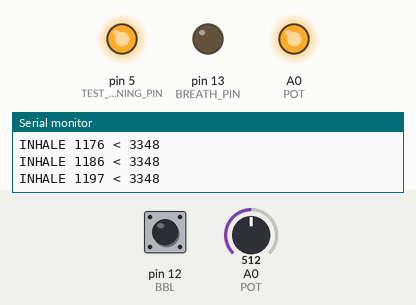
Simulated run of this sketch. Board: Arduino Uno, built with avr-gcc and run on an emulated ATmega328P. Shown: output pins drawn as LEDs (lit = HIGH), the last lines printed to the serial monitor. The test bench sets the inputs (shaded band); at power-on: A0 (POT) = 512, pin 12 (BBL) HIGH.

Above: at 2.2 s.
2.3 s: A0 (POT) set to 900
At 3.4 s:
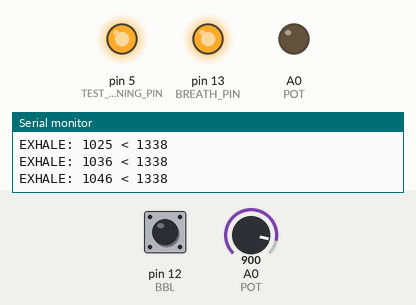
5.3 s: A0 (POT) set to 1023
At 11.9 s:
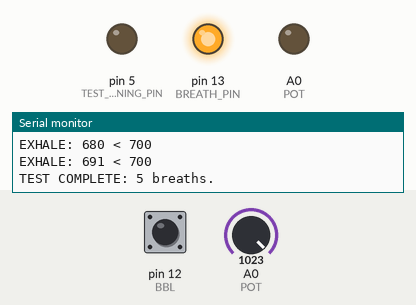
Timing chart, 0 to 13.4 s (numbered marks = the images above; inputs shaded):
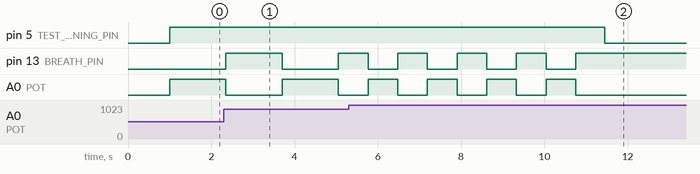

The sketch:

Ventilator_ambubag.ino
```cpp
// (licence header left out)
int debug = true;

//PINOUTS (NODEMCU ESP12-E Module)
#define POT   A0            //PIN A0 = ADCO   ANALOG INPUT - controls the BPM breaths per minute
#define TEST_RUNNING_PIN 5  //PIN D1 = GPIO5  goes to D1 pin. HIGH when test is running, LOW at the completion of TEST
#define RELAY 14            //PIN D5 = GPIO14 EXHALE RELAY
#define BBL     12          //PIN D6 = GPIO12 goes to D6 pin
//#define BBR    13           //PIN D7 = GPIO13 goes to D7 pin
#define BREATH_PIN 13       //PIN D7 = GPIO13 goes to D7 pin

//SENSORS
unsigned int pressureSensor = 0;
unsigned int flowSensor     = 0;
unsigned int beamBreakL     = 0;      //beam break left

//BREATH STATES
#define MAX_INHALE_MSEC 6000          //typically 6000
#define MIN_INHALE_MSEC 700           //typically 700
#define NONE 0                        //breath states
#define BEGIN 1                       //  "     "
#define INHALE_INIT 2                 //  "     "
#define INHALE 3                      //  "     "
#define PLATEAU_INIT 4                //  "     "
#define PLATEAU 5                     //  "     "
#define EXHALE_INIT 6                 //  "     "
#define EXHALE 7                      //  "     "
int breathState  = BEGIN;             //breath state (on first run)

//BREATH TIMERS, COUNTERS
unsigned long inhaleMillis  = 1001;   //milliseconds  1000 = 1 sec
unsigned long plateauMillis = 1;      //  "       "     "
unsigned long exhaleMillis  = 1003;   //  "       "     "
unsigned long inhaleTimer   = 0;      //breath timers
unsigned long plateauTimer  = 0;      //  "       "     "
unsigned long exhaleTimer   = 0;      //  "       "     "
unsigned long bpmTimer      = 0;      //  "       "     "
float bpm = 0;                        //desired breaths per minute
unsigned long breath_counter = 0;     //num of breaths taken so far

//TESTING
#define TEST_CYCLES_MAX 5           //typically 5 to 100 loops for testing
bool testCompleteFlag = false;        //false to begin, then assert true when finished

//CONTROL FLAGS
bool displayFlag = false;             //show text to console
bool plotFlag = false;                //show data to plotter

//PERFORMANCE TIMERS, COUNTERS
int perfFlag = false;                 //enable peformance monitoring
unsigned long refresh_counter = 1;
unsigned long loop_counter = 1;
unsigned long loop_timer = 0;
unsigned long second_timer = 0;       //1-second timer


/**
 * setup
 */
void setup() {

  Serial.begin(115200);
  delay(1000);

  //LED
  pinMode(LED_BUILTIN, OUTPUT);  //on-board LED. Does not go to physical pin.

  //POT
  pinMode(POT, INPUT);          //analog in, wired to pot wiper. Controls breaths per minute (BPM)

  //RELAY
  pinMode(RELAY, OUTPUT);       //wired to relay signal pin. When asserted, it applies 24VDC to the actuator to compress the ambubag

  //LIMIT SWITH - BEAM BREAK
  pinMode(BBL, INPUT_PULLUP);   //wired as a limit switch

  //TESTING
  pinMode(BREATH_PIN, OUTPUT);           //wire to Arduino input pin 2
  digitalWrite(BREATH_PIN, HIGH);        //HIGH = exhale (DEFAULT), LOW = inhale.  OPPOSITE logic of RELAY
  pinMode(TEST_RUNNING_PIN, OUTPUT);     //wire to Arduino input pin 3
  digitalWrite(TEST_RUNNING_PIN, LOW);   //LOW = not running/complete. HIGH = test is RUNNING/ACTIVE.
}


/*
 * loop
 */
void loop() {

  //POT
  unsigned int pot = analogRead(POT);
  //Serial.println(pot);
  inhaleMillis = exhaleMillis = map(pot, 0,1023, MAX_INHALE_MSEC, MIN_INHALE_MSEC);

  //LMIT SWITCH BB
  beamBreakL = digitalRead(BBL);

  //BREATH STATE
  if(breathState == NONE){
    //do nothing, inactive
  }

  //BREATH STATE
  if(breathState == BEGIN){
    breathState = INHALE_INIT;    //begin to breathe. begin cycles.
  }

  //LIMIT SWITCH
  //if beam break LEFT broken, then goto PLATEAU_INIT
  if(breathState == INHALE && !digitalRead(BBL)){
    Serial.println("BEAM BROKEN - LEFT LIMIT");
    breathState = PLATEAU_INIT;
    plateauTimer = millis();
  }


  //INHALE STATES
  if(breathState == INHALE_INIT){
    digitalWrite(LED_BUILTIN, LOW);         //assert LED ON = ACTIVE LOW
    digitalWrite(TEST_RUNNING_PIN, HIGH);   //assert HIGH that test is active/running, okay
    digitalWrite(BREATH_PIN, LOW);          //inhale
    digitalWrite(RELAY, HIGH);              //assert INHALE. FILL LUNGS HERE!!!
    if(debug){Serial.println("INHALE_INIT ");}
    breathState = INHALE;                 //go to next state
    inhaleTimer = millis();
  }
  if((breathState == INHALE) && (millis() - inhaleTimer < inhaleMillis)){
     if(debug){
      Serial.print("INHALE "); Serial.print(millis() - inhaleTimer);
      Serial.print(" < ");Serial.println(inhaleMillis);
     }
  }
  if((breathState == INHALE) && (millis() - inhaleTimer >= inhaleMillis)){
     breathState = PLATEAU_INIT;      //go to next state
     plateauTimer = millis();
  }


  //PLATEAU STATES
  if(breathState == PLATEAU_INIT){
    if(debug){Serial.println("PLATEAU_INIT ");}
    breathState = PLATEAU;            //go to next state
    //digitalWrite(LED_BUILTIN, HIGH);
    plateauTimer = millis();
  }
  if((breathState == PLATEAU) && (millis() - plateauTimer < plateauMillis)){
    if(debug){
      Serial.print("PLATEAU: "); Serial.print(millis() - plateauTimer);
      Serial.print(" < ");Serial.println(plateauMillis);
    }
  }
  if((breathState == PLATEAU) && (millis() - plateauTimer >= plateauMillis)){
    breathState = EXHALE_INIT;        //go to next state
    exhaleTimer = millis();
  }


  //EXHALE STATES
  if(breathState == EXHALE_INIT){
    digitalWrite(LED_BUILTIN, HIGH);    //LED OFF = INACTIVE HIGH
    digitalWrite(BREATH_PIN, HIGH);     //exhale
    digitalWrite(RELAY, LOW);           //EXHALE - open the exhale valve. EMPTY LUNGS HERE!!!
    if(debug){Serial.println("EXHALE_INIT");}
    breathState = EXHALE;               //go to next state
    exhaleTimer = millis();
  }
  if((breathState == EXHALE) && (millis() - exhaleTimer < exhaleMillis)){
     if(debug){
      Serial.print("EXHALE: ");  Serial.print(millis() - exhaleTimer);
      Serial.print(" < ");Serial.println(exhaleMillis);
     }
  }
  if((breathState == EXHALE) && (millis() - exhaleTimer >= exhaleMillis)){
     breathState = BEGIN;              //go to beginning
     breath_counter++;
  }


  //DISPLAY TEXT
  if(displayFlag){
    Serial.print("BREATH count: ");Serial.print(breath_counter);
    Serial.print(", state: ");Serial.print(breathState);
    unsigned long bpmMillis = inhaleMillis + plateauMillis + exhaleMillis;
    bpm = (float) 60000/bpmMillis;
    Serial.print(", BPM: ");Serial.print(bpm,1);
    Serial.print(", inhale: ");Serial.print(inhaleMillis);Serial.print(" ms");
    Serial.print(", exhale: ");Serial.print(exhaleMillis);
    //Serial.print(" pressure: ");Serial.print(pressureSensor);
    Serial.print(", LIMIT: "); Serial.print(beamBreakL);
    Serial.print(", refresh: ");Serial.print(millis() - loop_timer); Serial.print(" ms ");
    Serial.println();
  }

  //TEST COMPLETE
  if((breath_counter > TEST_CYCLES_MAX) && !testCompleteFlag){
    breathState = NONE;                 //stop, no more breaths
    displayFlag = false;                //stop, no more output
    plotFlag = false;                   //stop, no more output
    digitalWrite(TEST_RUNNING_PIN, LOW); //stop, LOW test no longer running/active. Was HIGH during test.
    Serial.print("TEST COMPLETE: "); Serial.print(breath_counter-1); Serial.println(" breaths.");
    testCompleteFlag = true;  //run once
  }

  //PLOT
  //plot sensor readings to the serial plotter
  if(plotFlag){
    Serial.println(pressureSensor);
    Serial.println(flowSensor);
  }

  //PERFORMANCE
  //loop performance
  if(perfFlag && ((millis() - second_timer) > 1000)){
    Serial.print("REFRESH RATE: ");
    //Serial.print(millis() - second_timer); Serial.print(" msec ");
    //counts per second is same as Hz
    Serial.print(refresh_counter); Serial.println(" Hz");
    refresh_counter = 0;
    second_timer = millis();
  }

  //RESET LOOP
  loop_timer = millis();
  refresh_counter++;
  loop_counter++;

  //SLOW DOWN
  delay(10);          //not too fast
}
```

Measured:
- after the input at 2.3 s, pin 13 (BREATH_PIN): LOW → HIGH after 0.05 s instead of 2.1 s; A0 (POT): HIGH → LOW after 0.05 s instead of 2.1 s
- after the input at 5.3 s, pin 5 (TEST_RUNNING_PIN): HIGH → LOW after 6.2 s instead of 11.9 s; pin 13 (BREATH_PIN): alternates HIGH for 0.71 s and LOW for 0.71 s, 8 changes in all, then stays HIGH, starting after 0.47 s; A0 (POT): alternates HIGH for 0.71 s and LOW for 0.71 s, 8 changes in all, then stays LOW, starting after 0.47 s
